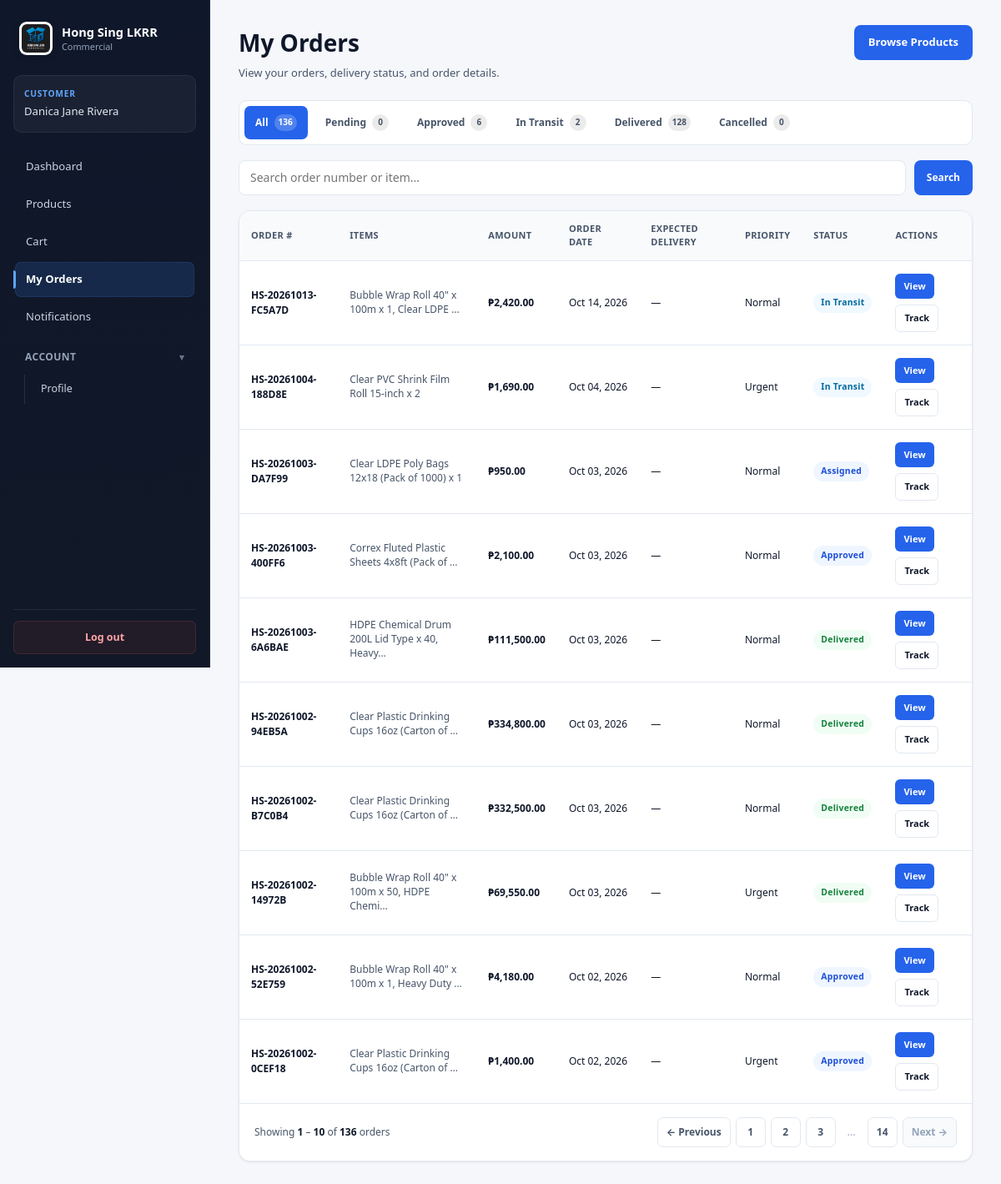
Page /customer/order_history.php (signed in) on the committed database.
### tables this page shows
CREATE TABLE `order` (
  `order_id` int(11) NOT NULL,
  `order_number` varchar(50) NOT NULL,
  `customer_id` int(11) NOT NULL,
  `driver_id` int(11) DEFAULT NULL,
  `truck_id` int(11) DEFAULT NULL,
  `route_id` int(11) DEFAULT NULL,
  `item_description` text NOT NULL,
  `subtotal` decimal(10,2) NOT NULL DEFAULT 0.00,
  `urgent_fee` decimal(10,2) NOT NULL DEFAULT 0.00,
  `total_amount` decimal(10,2) NOT NULL,
  `total_weight` decimal(12,2) NOT NULL DEFAULT 0.00,
  `total_weight_kg` decimal(10,2) NOT NULL DEFAULT 0.00,
  `order_date` date NOT NULL,
  `expected_delivery_date` date DEFAULT NULL,
  `priority_level` enum('Normal','Urgent') NOT NULL DEFAULT 'Normal',
  `completion_status` enum('Pending','Approved','Assigned','Accepted','In Transit','Completed','Cancelled') NOT NULL DEFAULT 'Pending',
  `created_at` datetime NOT NULL DEFAULT current_timestamp(),
  `approved_at` datetime DEFAULT NULL,
  `assigned_at` datetime DEFAULT NULL,
  `accepted_at` datetime DEFAULT NULL,
  `started_at` datetime DEFAULT NULL,
  `completed_at` datetime DEFAULT NULL,
  `cancelled_at` datetime DEFAULT NULL
);

### customer/order_history.php (the view, shortened to what the rows shown need)
<?php
require_once __DIR__ . '/../includes/auth.php';
$db = Database::getConnection();
$customerId = (int) currentUserId();
function customerOrderStatus(string $status): string
{
    return match ($status) {
        'Completed' => 'Delivered',
        default     => $status !== '' ? $status : 'Pending',
    };
}
function statusClass(string $status): string
{
    return match ($status) {
        'Pending' =>
            'status-pending',
        'Approved',
        'Assigned',
        'Accepted' =>
            'status-approved',
        'In Transit',
        'Arrived' =>
            'status-transit',
        'Delivered',
        'Completed' =>
            'status-delivered',
        'Cancelled',
        'Failed' =>
            'status-failed',
        default =>
            'status-pending',
    };
}
$activeTab = strtolower(
    trim($_GET['status'] ?? 'all')
);
$search = trim(
    $_GET['search'] ?? ''
);
$ordersPerPage = 10;
$currentPage = filter_input(
    INPUT_GET,
    'page',
    FILTER_VALIDATE_INT
);
if (
    !$currentPage ||
    $currentPage < 1
) {
    $currentPage = 1;
}
$whereSql = "
    FROM `order` o
    WHERE o.customer_id = :customer_id
";
$offset =
    ($currentPage - 1)
    * $ordersPerPage;
$sql = "
    SELECT
        o.order_id,
        o.order_number,
        o.item_description,
        o.total_amount,
        o.total_weight,
        o.total_weight_kg,
        o.order_date,
        o.expected_delivery_date,
        o.priority_level,
        o.completion_status,
        o.created_at
    {$whereSql}
    ORDER BY
        o.order_date DESC,
        o.order_id DESC
    LIMIT :limit
    OFFSET :offset
";
$stmt = $db->prepare($sql);
$stmt->bindValue(
    ':customer_id',
    $customerId,
    PDO::PARAM_INT
);
$stmt->bindValue(
    ':limit',
    $ordersPerPage,
    PDO::PARAM_INT
);
$stmt->bindValue(
    ':offset',
    $offset,
    PDO::PARAM_INT
);
$stmt->execute();
$orders =
    $stmt->fetchAll(
        PDO::FETCH_ASSOC
    );
?>
<!DOCTYPE html>
<html lang="en">
<head>
<link
    rel="stylesheet"
    href="<?= BASE_URL ?>assets/css/theme.css"
>
</head>
<body>
<div class="app-layout">
<?php
require __DIR__ . '/../includes/header.php';
?>
<main class="app-main">
<div class="orders-page">
    <div class="orders-header">
        <div>
            <h1>
                My Orders
            </h1>
        </div>
    </div>
    <div class="card orders-card">
        <?php if (empty($orders)): ?>
            <div class="empty-orders">
                <div class="empty-orders-icon">
                    📦
                </div>
                <h3>
                    No orders found
                </h3>
                <p>
                    <?php if ($search !== ''): ?>
                        No orders match your search.
                    <?php elseif ($activeTab !== 'all'): ?>
                        You don't have any orders under
                        this status yet.
                    <?php else: ?>
                        You haven't placed any orders yet.
                    <?php endif; ?>
                </p>
                <?php if (
                    $activeTab === 'all' &&
                    $search === ''
                ): ?>
                    <a
                        href="<?= BASE_URL ?>customer/products.php"
                        class="new-order-button"
                    >
                        Start Shopping
                    </a>
                <?php endif; ?>
            </div>
        <?php else: ?>
            <div class="orders-table-wrapper">
                <table class="orders-table">
                    <thead>
                    <tr>
                        <th>
                            Order #
                        </th>
                        <th>
                            Items
                        </th>
                        <th>
                            Amount
                        </th>
                        <th>
                            Order Date
                        </th>
                        <th>
                            Expected Delivery
                        </th>
                        <th>
                            Priority
                        </th>
                        <th>
                            Status
                        </th>
                        <th>
                            Actions
                        </th>
                    </tr>
                    </thead>
                    <tbody>
                    <?php foreach ($orders as $order): ?>
                        <?php
                        $databaseStatus =
                            (string) (
                                $order['completion_status']
                                ?? 'Pending'
                            );
                        $displayStatus =
                            customerOrderStatus(
                                $databaseStatus
                            );
                        $itemDescription =
                            trim(
                                (string) (
                                    $order['item_description']
                                    ?? ''
                                )
                            );
                        $orderDate = '—';
                        if (
                            !empty(
                                $order['order_date']
                            )
                        ) {
                            $timestamp =
                                strtotime(
                                    $order['order_date']
                                );
                            if (
                                $timestamp !== false
                            ) {
                                $orderDate =
                                    date(
                                        'M d, Y',
                                        $timestamp
                                    );
                            }
                        }
                        $expectedDate = '—';
                        ?>
                        <tr>
                            <td>
                                <div class="order-number">
                                    <?= e(
                                        $order['order_number']
                                    ) ?>
                                </div>
                            </td>
                            <td>
                                <div class="order-items-text">
                                    <?= e(
                                        mb_strimwidth(
                                            $itemDescription,
                                            0,
                                            45,
                                            '…'
                                        )
                                    ) ?>
                                </div>
                            </td>
                            <td>
                                <span class="amount">
                                    ₱<?= number_format(
                                        (float) (
                                            $order['total_amount']
                                            ?? 0
                                        ),
                                        2
                                    ) ?>
                                </span>
                            </td>
                            <td>
                                <span class="date-text">
                                    <?= e($orderDate) ?>
                                </span>
                            </td>
                            <td>
                                <span class="date-text">
                                    <?= e($expectedDate) ?>
                                </span>
                            </td>
                            <td>
                                <?= e(
                                    $order['priority_level']
                                    ?? 'Normal'
                                ) ?>
                            </td>
                            <td>
                                <span
                                    class="status-pill <?= e(
                                        statusClass(
                                            $databaseStatus
                                        )
                                    ) ?>"
                                >
                                    <?= e(
                                        $displayStatus
                                    ) ?>
                                </span>
                            </td>
                            <td>
                                <div class="order-actions">
                                    <a
                                        href="<?= BASE_URL ?>customer/order_details.php?order_id=<?= (int) $order['order_id'] ?>"
                                        class="order-action primary"
                                    >
                                        View
                                    </a>
                                    <?php if (
                                        !in_array(
                                            $databaseStatus,
                                            [
                                                'Cancelled',
                                                'Failed'
                                            ],
                                            true
                                        )
                                    ): ?>
                                        <a
                                            href="<?= BASE_URL ?>customer/track_delivery.php?order_id=<?= (int) $order['order_id'] ?>"
                                            class="order-action secondary"
                                        >
                                            Track
                                        </a>
                                    <?php endif; ?>
                                </div>
                            </td>
                        </tr>
                    <?php endforeach; ?>
                    </tbody>
                </table>
            </div>
        <?php endif; ?>
    </div>
</div>
</main>
</div>
</body>
</html>

### rows in the picture
order: order_number "HS-20261013-FC5A7D", item_description "Bubble Wrap Roll 40\" x 100m x 1, Clear LDPE …", total_amount "2,420.00", order_date "Oct 14, 2026", expectedDate "—", priority_level "Normal", completion_status "In Transit"
order: order_number "HS-20261004-188D8E", item_description "Clear PVC Shrink Film Roll 15-inch x 2", total_amount "1,690.00", order_date "Oct 04, 2026", expectedDate "—", priority_level "Urgent", completion_status "In Transit"
order: order_number "HS-20261003-DA7F99", item_description "Clear LDPE Poly Bags 12x18 (Pack of 1000) x 1", total_amount "950.00", order_date "Oct 03, 2026", expectedDate "—", priority_level "Normal", completion_status "Assigned"
order: order_number "HS-20261003-400FF6", item_description "Correx Fluted Plastic Sheets 4x8ft (Pack of …", total_amount "2,100.00", order_date "Oct 03, 2026", expectedDate "—", priority_level "Normal", completion_status "Approved"
order: order_number "HS-20261003-6A6BAE", item_description "HDPE Chemical Drum 200L Lid Type x 40, Heavy…", total_amount "111,500.00", order_date "Oct 03, 2026", expectedDate "—", priority_level "Normal", completion_status "Delivered"
order: order_number "HS-20261002-94EB5A", item_description "Clear Plastic Drinking Cups 16oz (Carton of …", total_amount "334,800.00", order_date "Oct 03, 2026", expectedDate "—", priority_level "Normal", completion_status "Delivered"
order: order_number "HS-20261002-B7C0B4", item_description "Clear Plastic Drinking Cups 16oz (Carton of …", total_amount "332,500.00", order_date "Oct 03, 2026", expectedDate "—", priority_level "Normal", completion_status "Delivered"
order: order_number "HS-20261002-14972B", item_description "Bubble Wrap Roll 40\" x 100m x 50, HDPE Chemi…", total_amount "69,550.00", order_date "Oct 03, 2026", expectedDate "—", priority_level "Urgent", completion_status "Delivered"
order: order_number "HS-20261002-52E759", item_description "Bubble Wrap Roll 40\" x 100m x 1, Heavy Duty …", total_amount "4,180.00", order_date "Oct 02, 2026", expectedDate "—", priority_level "Normal", completion_status "Approved"
order: order_number "HS-20261002-0CEF18", item_description "Clear Plastic Drinking Cups 16oz (Carton of …", total_amount "1,400.00", order_date "Oct 02, 2026", expectedDate "—", priority_level "Urgent", completion_status "Approved"

### other values in the picture
currentRole() "CUSTOMER"
$_SESSION['full_name'] "Danica Jane Rivera"
$item['label'] "Dashboard"
$item['label'] "Products"
$item['label'] "Cart"
$item['label'] "My Orders"
$item['label'] "Notifications"
$item['label'] "Profile"
$allCount "136"
$pendingCount "0"
$approvedCount "6"
$transitCount "2"
$deliveredCount "128"
$cancelledCount "0"
$showingFrom "1"
